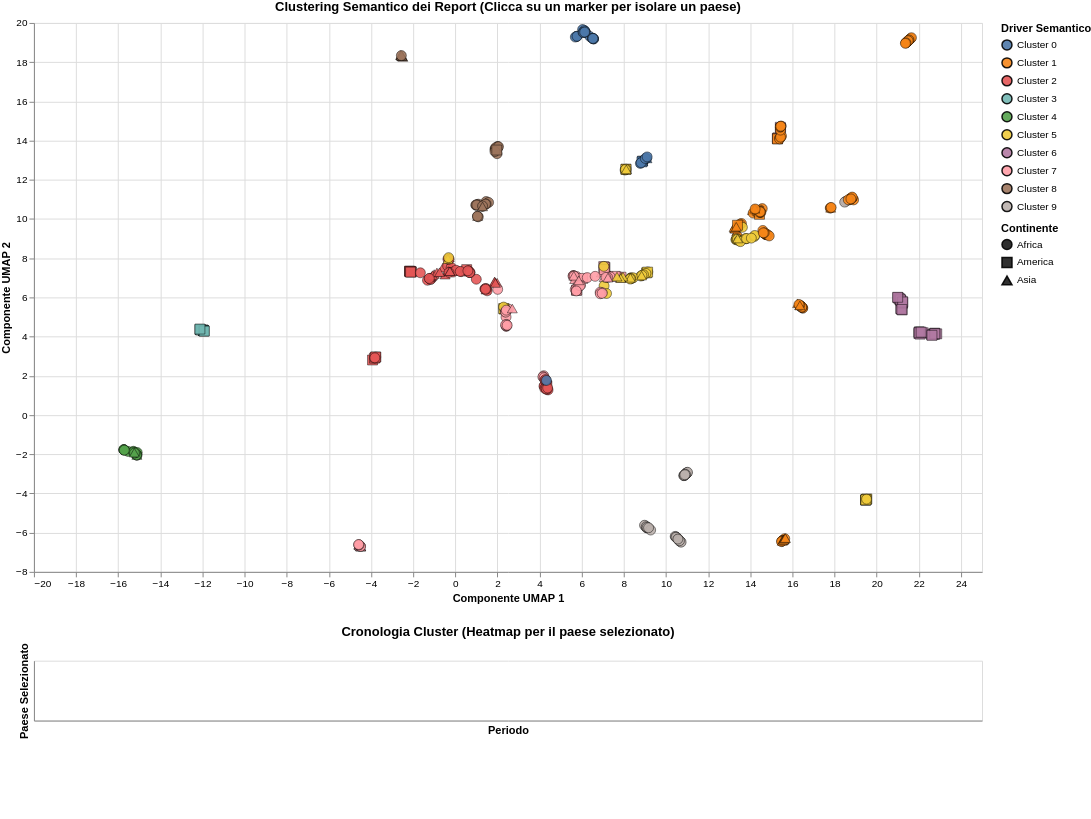

Source (notebook cell):
### Markdown cell above
### 9. Analisi Cronologica dei Cluster (Altair)
Mappa interattiva con tooltip e heatmap cronologica per singolo paese al click.

### Code cell
import altair as alt
import pandas as pd
import os

if 'df_umap' in globals():
    # 1. PARSING E ORDINAMENTO CRONOLOGICO
    # Lasciamo fare a pandas l'inferenza del formato rimuovendo format='%b %Y' per essere robusti con tutte le lingue
    df_umap['data_inizio'] = pd.to_datetime(df_umap['period'].str.split(' / ').str[0], errors='coerce')
    df_umap = df_umap.sort_values(by=["country", "data_inizio"])
    
    if "continente" not in df_umap.columns:
        print("Errore critico: Colonna 'continente' mancante nel DataFrame.")
    
    # 2. DEFINIZIONE DEI PARAMETRI DI SELEZIONE
    click_dissolvenza = alt.selection_point(
        fields=['country'],
        on='click',
        empty=True,
        clear='dblclick'
    )
    
    click_filtro = alt.selection_point(
        fields=['country'],
        on='click',
        empty=False,
        clear='dblclick'
    )
    
    # 3. CREAZIONE DELLO SCATTER PLOT (Grafico Superiore)
    punti = alt.Chart(df_umap).mark_point(
        filled=True,
        size=100,
        stroke='black',
        strokeWidth=0.5
    ).encode(
        x=alt.X('Dim1:Q', title='Componente UMAP 1', scale=alt.Scale(zero=False)),
        y=alt.Y('Dim2:Q', title='Componente UMAP 2', scale=alt.Scale(zero=False)),
        color=alt.Color('km_label:N', legend=alt.Legend(title="Driver Semantico")),
        shape=alt.Shape('continente:N', legend=alt.Legend(title="Continente")),
        opacity=alt.condition(click_dissolvenza, alt.value(0.9), alt.value(0.05)),
        tooltip=['country:N', 'period:N', 'continente:N', 'km_label:N']
    ).add_params(
        click_dissolvenza,
        click_filtro
    ).properties(
        width=950,
        height=550,
        title="Clustering Semantico dei Report (Clicca su un marker per isolare un paese)"
    )
    
    # 4. CREAZIONE DELLA HEATMAP MONOLINEA (Grafico Inferiore)
    heatmap_temporale = alt.Chart(df_umap).mark_rect(
        stroke='white', # Aggiunge un bordo bianco tra le celle per separarle visivamente
        strokeWidth=1
    ).encode(
        x=alt.X(
            'period:O',
            title='Periodo',
            # Usiamo op='min' per assicurarci che ordini in base al tempo effettivo
            sort=alt.EncodingSortField(field='data_inizio', op='min', order='ascending'),
            axis=alt.Axis(labelAngle=-45, labelOverlap=False)
        ),
        y=alt.Y(
            'country:N',
            title='Paese Selezionato',
            # Orient=left per non far spostare la legenda, e labelLimit per non tagliare il nome
            axis=alt.Axis(orient='left', labelLimit=500) 
        ),
        color=alt.Color(
            'km_label:N',
            legend=None # Legenda soppressa, eredita quella dello scatter plot
        ),
        tooltip=['country:N', 'period:N', 'km_label:N']
    ).transform_filter(
        click_filtro
    ).properties(
        width=950,
        height=60, # Altezza compressa per ospitare una singola riga
        title="Cronologia Cluster (Heatmap per il paese selezionato)"
    )
    
    # 5. ASSEMBLAGGIO FINALE
    grafico_finale = alt.vconcat(
        punti,
        heatmap_temporale
    ).configure_view(
        strokeWidth=0
    ).configure(
        padding={"bottom": 80} # Padding mantenuto per non tagliare l'asse X ruotato
    )
    
    # 6. SALVATAGGIO E RENDERING
    output_html_path_altair = "mappa_percorsi_altair_click_heatmap.html"
    if 'DRIVE_PATH' in locals() or 'DRIVE_PATH' in globals():
        output_html_path_altair = os.path.join(DRIVE_PATH, output_html_path_altair)
    
    if globals().get('salva_grafici', True):
        grafico_finale.save(output_html_path_altair)
        print(f"Grafico Altair salvato in: {output_html_path_altair}")
    
    display(grafico_finale)

### Figure 1 — Vega-Lite specification as saved in the notebook (floating-point values rounded to 4 significant figures; data arrays with more than 128 entries replaced by an {"elided": "..."} marker saying what was removed)
{"config": {"view": {"continuousWidth": 300, "continuousHeight": 300}, "padding": {"bottom": 80}}, "vconcat": [{"mark": {"type": "point", "filled": true, "size": 100, "stroke": "black", "strokeWidth": 0.5}, "encoding": {"color": {"field": "km_label", "legend": {"title": "Driver Semantico"}, "type": "nominal"}, "opacity": {"condition": {"param": "param_1", "value": 0.9, "empty": true}, "value": 0.05}, "shape": {"field": "continente", "legend": {"title": "Continente"}, "type": "nominal"}, "tooltip": [{"field": "country", "type": "nominal"}, {"field": "period", "type": "nominal"}, {"field": "continente", "type": "nominal"}, {"field": "km_label", "type": "nominal"}], "x": {"field": "Dim1", "scale": {"zero": false}, "title": "Componente UMAP 1", "type": "quantitative"}, "y": {"field": "Dim2", "scale": {"zero": false}, "title": "Componente UMAP 2", "type": "quantitative"}}, "height": 550, "name": "view_1", "title": "Clustering Semantico dei Report (Clicca su un marker per isolare un paese)", "width": 950}, {"mark": {"type": "rect", "stroke": "white", "strokeWidth": 1}, "encoding": {"color": {"field": "km_label", "legend": null, "type": "nominal"}, "tooltip": [{"field": "country", "type": "nominal"}, {"field": "period", "type": "nominal"}, {"field": "km_label", "type": "nominal"}], "x": {"axis": {"labelAngle": -45, "labelOverlap": false}, "field": "period", "sort": {"field": "data_inizio", "op": "min", "order": "ascending"}, "title": "Periodo", "type": "ordinal"}, "y": {"axis": {"labelLimit": 500, "orient": "left"}, "field": "country", "title": "Paese Selezionato", "type": "nominal"}}, "height": 60, "title": "Cronologia Cluster (Heatmap per il paese selezionato)", "transform": [{"filter": {"param": "param_2", "empty": false}}], "width": 950}], "data": {"name": "data-a4f641a4d2228b70204762371fb5d470"}, "params": [{"name": "param_1", "select": {"type": "point", "clear": "dblclick", "fields": ["country"], "on": "click"}, "views": ["view_1"]}, {"name": "param_2", "select": {"type": "point", "clear": "dblclick", "fields": ["country"], "on": "click"}, "views": ["view_1"]}], "$schema": "https://vega.github.io/schema/vega-lite/v5.20.1.json", "datasets": {"data-a4f641a4d2228b70204762371fb5d470": {"elided": "497 records"}}}
